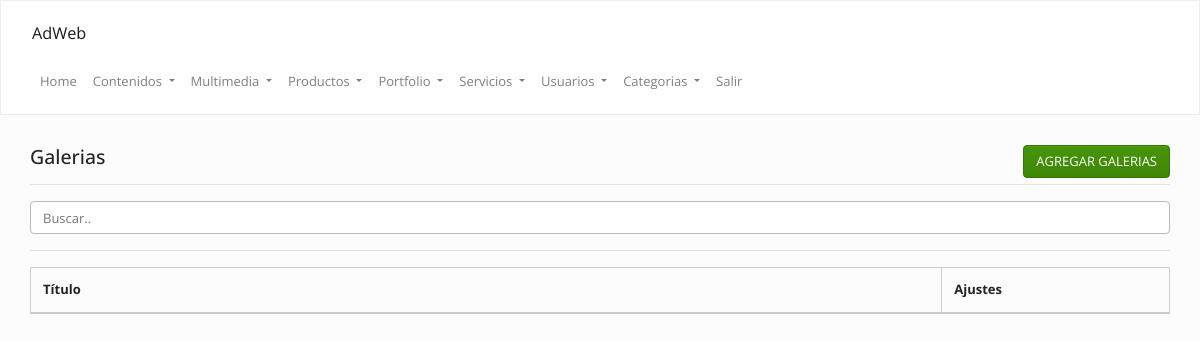
The page /admin/index.php?op=galerias&accion=ver (signed in) on the database as committed earlier.
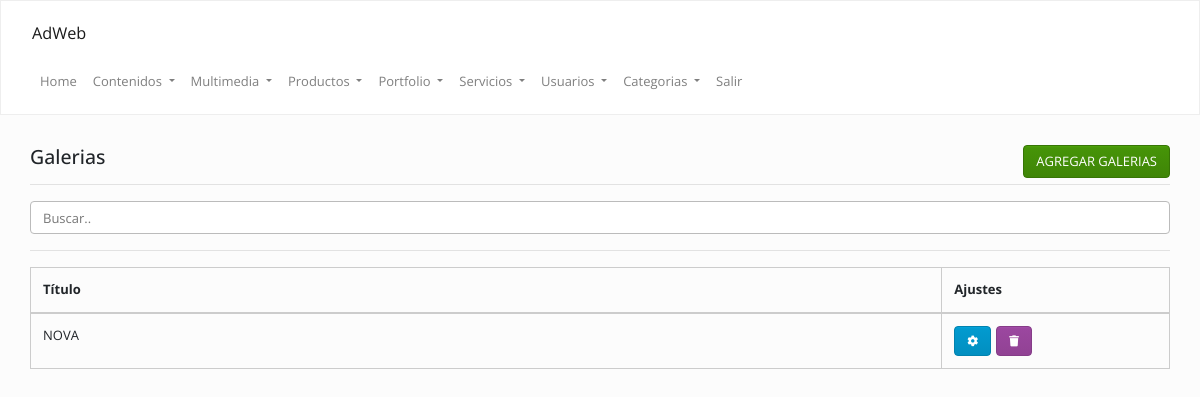
The same page on the database as committed later.
### tables this page shows
CREATE TABLE `galerias` (
  `id` int(11) NOT NULL,
  `cod` varchar(255) DEFAULT NULL,
  `titulo` text,
  `desarrollo` text,
  `categoria` text,
  `keywords` text,
  `description` text,
  `fecha` date DEFAULT NULL
);

### Config/Autoload.php (called while the page is built, shortened)
<?php
class autoload
{
    public static function runAdmin()
    {
        spl_autoload_register(
            function ($clase)
            {
                $ruta = str_replace("\\", "/", $clase) . ".php";
            }
        );
    }
}

### Clases/Conexion.php (called while the page is built, shortened)
<?php namespace Clases;
class Conexion
{
    private $datos = array("host"=> "localhost","user"=> "root","pass"=> "","db"  => "foodie");
    private $con;
    public function __construct()
    {
        $this->con = mysqli_connect($this->datos["host"], $this->datos["user"], $this->datos["pass"], $this->datos["db"]);
        mysqli_set_charset($this->con,'utf8');
    }
    public function sqlReturn($query)
    {
        $dato = $this->con->query($query);
        return $dato;
    }
}

### Clases/Galerias.php (called while the page is built, shortened)
<?php
class Galerias
{
	private $con;
	public function __construct()
	{
		$this->con = new Conexion();
	}
	public function list($filter){
		$array = array();
		if (is_array($filter)) {
			$filterSql = "WHERE ";
			$filterSql .= implode(" AND ", $filter);
		} else {
			$filterSql = '';
		}
		$sql   = "SELECT * FROM `galerias` $filterSql  ORDER BY id DESC";
		$notas = $this->con->sqlReturn($sql);
		if ($notas) {
			while ($row = mysqli_fetch_assoc($notas)) {
				$array[] = $row;
			}
			return $array;
		}
	}
}

### admin/inc/galerias/ver.php (the view, shortened to what this page needs)
<?php
$galerias = new Clases\Galerias();
$data = $galerias->list("");
?>
<div class="mt-20">
    <div class="col-lg-12 col-md-12">
        <h4>
            Galerias
            <a class="btn btn-success pull-right" href="<?=URL?>/index.php?op=galerias&accion=agregar">
                AGREGAR GALERIAS
            </a>
        </h4>
        <hr/>
        <input class="form-control" id="myInput" type="text" placeholder="Buscar..">
        <hr/>
        <table class="table  table-bordered  ">
            <thead>
                <th>
                    Título
                </th>
                <th>
                    Ajustes
                </th>
            </thead>
            <tbody>
                <?php
                if (is_array($data)) {
                    for ($i = 0; $i < count($data); $i++) {
                        echo "<tr>";
                        echo "<td>" . strtoupper($data[$i]["titulo"]) . "</td>";
                        echo "<td>";
                        echo '<a class="btn btn-info" data-toggle="tooltip" data-placement="top" title="Modificar" href="' . URL . '/index.php?op=galerias&accion=modificar&cod=' . $data[$i]["cod"] . '">
                        <i class="fa fa-cog"></i></a>';
                        echo '<a class="btn btn-danger" data-toggle="tooltip" data-placement="top" title="Eliminar" href="' . URL . '/index.php?op=contenidos&accion=ver&borrar=' . $data[$i]["cod"] . '">
                        <i class="fa fa-trash"></i></a>';
                        echo "</td>";
                        echo "</tr>";
                    }
                }
                ?>
            </tbody>
        </table>
    </div>
</div>

Rows that differ between the two databases and show on the page:
added galerias: titulo "NOVA"
